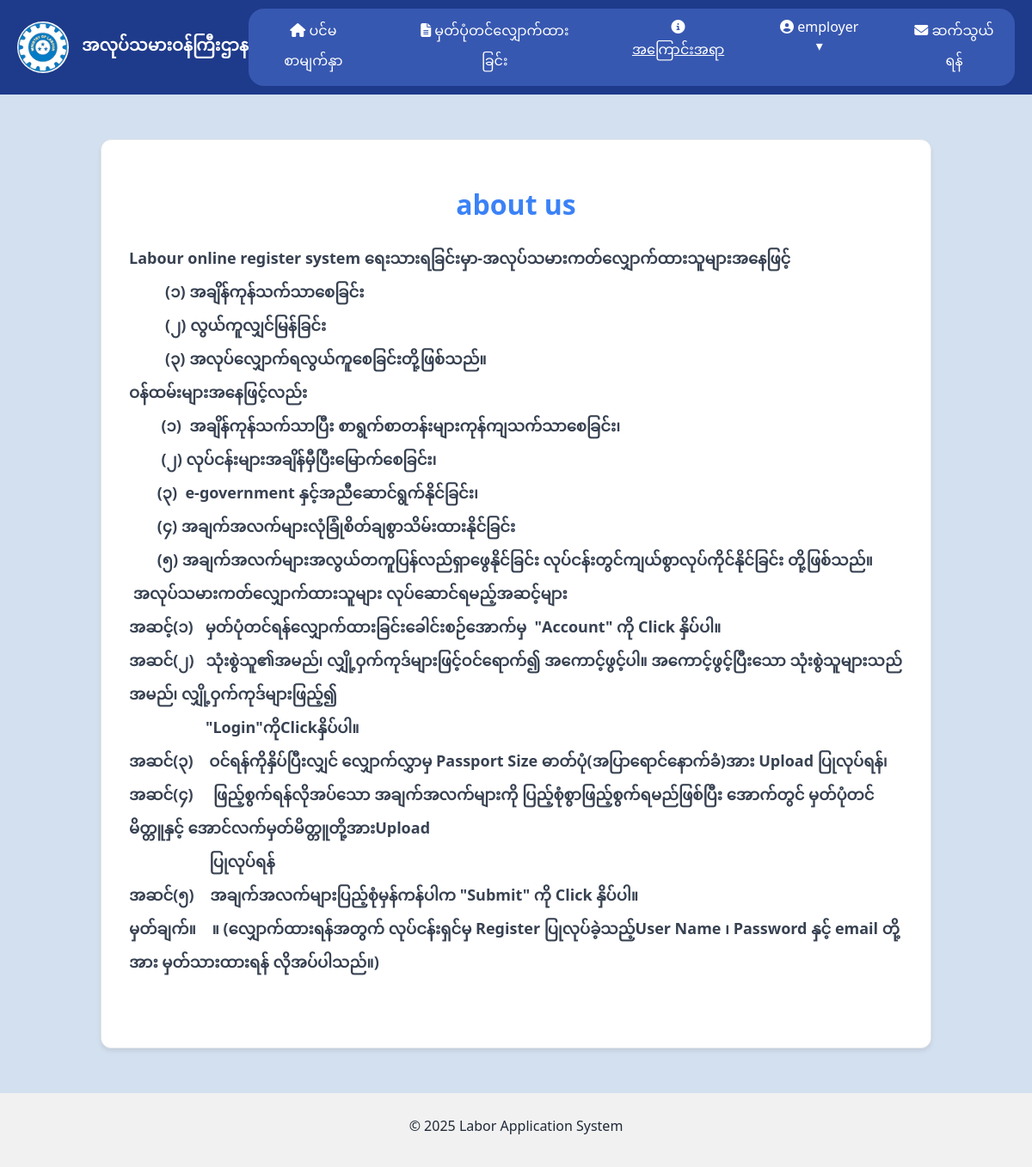
Page /user?vr=about (signed in) on the committed database.
### tables this page shows
CREATE TABLE `about` (
  `id` int(11) NOT NULL,
  `title` varchar(200) NOT NULL,
  `body` text NOT NULL
);

### user/views/about/index.php (the view, shortened to what this page needs)
<?php
$db = new Connection();
$connection = $db::$connection;
$query = "SELECT * FROM about LIMIT 1";
$result = $connection->query($query);
$about = $result->fetch_assoc();
?>
<main>
    <div id="about">
        <h1 id="about-title"><?= htmlspecialchars($about['title']) ?></h1>
        <p><?= $about['body'] ?></p>
    </div>
</main>

### user/static/css/style.css (style rules this page uses)
* { font-family: 'Segoe UI', Tahoma, Geneva, Verdana, sans-serif; }
html, body { height: 100%; margin: 0; padding: 0; display: flex; flex-direction: column; }
main { flex: 1; padding: 20px; background-color: #d3e0ef; }

### user/partials/header.php (style rules this page uses)
body { margin: 0; font-family: 'Segoe UI', Tahoma, Geneva, Verdana, sans-serif; }

### user/views/about/index.php (style rules this page uses)
:root { --primary-color: #3b82f6; --text-color: #1f2937; --bg-color: #f9fafb; --card-bg-color: #ffffff; --border-color: #e5e7eb; --shadow-md: 0 4px 6px rgba(0, 0, 0, 0.05), 0 2px 4px rgba(0, 0, 0, 0.03); }
body { font-family: system-ui, sans-serif; background-color: var(--bg-color); color: var(--text-color); }
#about { max-width: 900px; margin: 2rem auto; padding: 2rem; background-color: var(--card-bg-color); border-radius: 0.75rem; box-shadow: var(--shadow-md); border: 1px solid var(--border-color); }
#about-title { text-align: center; font-size: 2rem; font-weight: 700; color: var(--primary-color); margin-bottom: 1.5rem; }
p { font-size: 1rem; line-height: 1.6; margin-bottom: 1.5rem; }

### rows in the picture
about: title "about us", body "Labour online register system ရေးသားရခြင်းမှာ-အလုပ်သမားကတ်လျှောက်ထားသူများအနေဖြင့် (၁) အချိန်ကုန်သက်သာ‌စေခြင်း (၂) လွယ်ကူလျှင်မြန်ခြင်း (၃) အလုပ်လျှောက်ရလွယ်ကူစေခြင်းတို့ဖြစ်သည်။ ဝန်ထမ်းများအနေဖြင့်လည်း (၁) အချိန်ကုန်သက်သာပြီး စာရွက်စာတန်းများကုန်ကျသက်သာစေခြင်း၊ (၂) လုပ်ငန်းများအချိန်မှီပြီးမြောက်စေခြင်း၊ (၃) e-government နှင့်အညီဆောင်ရွက်နိုင်ခြင်း၊ (၄) အချက်အလက်များလုံခြုံစိတ်ချစွာသိမ်းထားနိုင်ခြင်း (၅) အချက်အလက်များအလွယ်တကူပြန်လည်ရှာဖွေနိုင်ခြင်း လုပ်ငန်းတွင်ကျယ်စွာလုပ်ကိုင်နိုင်ခြင်း တို့ဖြစ်သည်။ အလုပ်သမားကတ်လျှောက်ထားသူများ လုပ်ဆောင်ရမည့်အဆင့်များ အဆင့်(၁) မှတ်ပုံတင်ရန်‌လျှောက်ထားခြင်းခေါင်းစဉ်အောက်မှ \"Account\" ကို Click နှိပ်ပါ။ အဆင်(၂) သုံးစွဲသူ၏အမည်၊ လျှို့ဝှက်ကုဒ်များဖြင့်ဝင်ရောက်၍…"

### other values in the picture
$_SESSION['username'] "employer"
